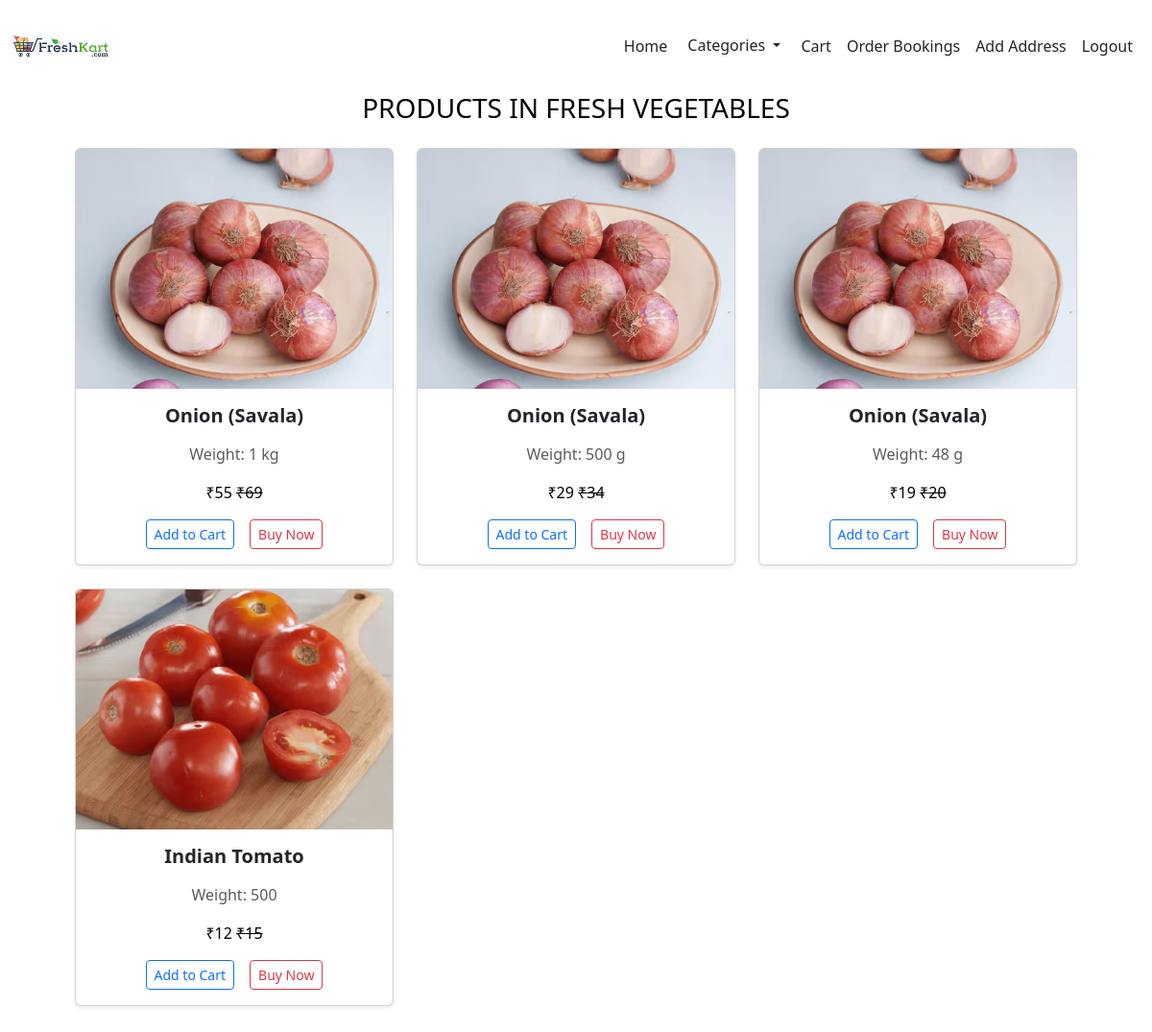
Before: /view_cat/3 with the older database file.
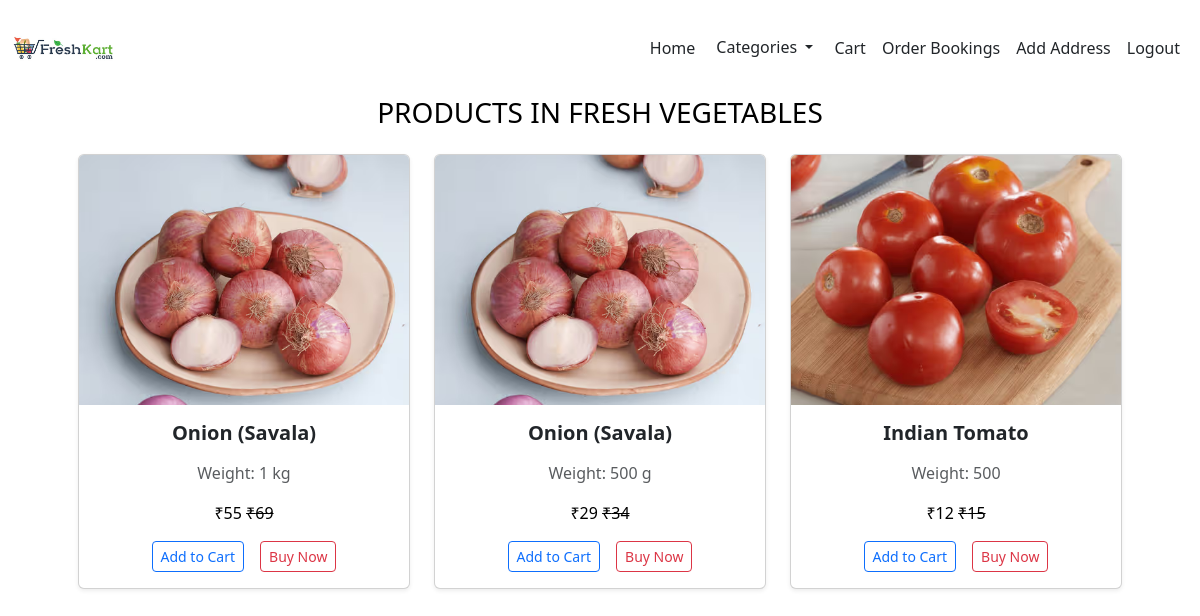
After: the same page with the newer database file.
### store/models.py (models this page shows, shortened)
class Details(models.Model):
    product=models.ForeignKey(Product,on_delete=models.CASCADE)
    weight=models.TextField()
    price=models.IntegerField()
    off_price=models.IntegerField()
    stock=models.IntegerField()
    discount = models.DecimalField(max_digits=5, decimal_places=2, default=0.00)

class Product(models.Model):
    pid=models.TextField()
    name=models.TextField()
    des=models.TextField()
    category=models.ForeignKey(Category,on_delete=models.CASCADE)
    img=models.FileField()

### store/views.py (the view)
# urls.py: path('view_cat/<id>',views.view_category),
def view_category(req,id):
    category = Category.objects.get(pk=id)
    details = Details.objects.filter(product__category=category)
    data1=Category.objects.all()
    return render(req, 'user/view_cat.html', {'category': category,'details': details,'data1':data1})

### template/user/view_cat.html (shortened to what this page needs)
<!DOCTYPE html>
<html lang="en">
<head>
    {% load static %}
    <link rel="stylesheet" href="{% static 'css/user.css' %}">
    <link href="https://cdn.jsdelivr.net/npm/bootstrap@5.3.3/dist/css/bootstrap.min.css" rel="stylesheet">
    <link rel="stylesheet" href="https://cdnjs.cloudflare.com/ajax/libs/font-awesome/6.7.2/css/all.min.css" />
</head>
<body>
  <nav class="navbar navbar-expand-sm bg-white navbar-white fixed-top">
    <div class="container-fluid">
      <a href="shop_home"><img src="{% static 'images/logo.jpg' %}" alt="Logo" class="img-fluid" style="height: 80px; width: auto;"></a><br>
      <div class="collapse navbar-collapse justify-content-end " id="collapsibleNavbar">
        <ul class="navbar-nav">
          <li class="nav-item">
            <a class="nav-link  active text-dark" href="../">Home</a>
          </li>
          <li>
            <div class="dropdown">
                <button type="button" class="btn btn-white text-dark btt-1 dropdown-toggle" data-bs-toggle="dropdown">
                    Categories
                </button>
            </div>
        </li>
          <li class="nav-item ">
            <a class="nav-link text-dark " href="cart">Cart</a>
          </li>
          <li class="nav-item  ">
            <a class="nav-link text-dark" href="user_book">Order Bookings</a>
          </li>
          <li class="nav-item  ">
            <a class="nav-link text-dark" href="Address">Add Address</a>
          </li>
          <li class="nav-item  ">
            <a class="nav-link text-dark" href="logout">Logout</a>
          </li>
        </ul>
      </div>
    </div>
  </nav>
  <div class="container mt-5 p-5">
    <h3 class="text-center text-uppercase mb-4" style="color: #000000;">Products in {{ category.category }}</h3>
    <div class="row g-4">
      {% for i in details %}
      <div class="col-md-4 col-sm-6 col-12">
        <div class="card shadow-sm h-100" style="width:100%; margin:auto;">
          <img class="card-img-top" src="{{ i.product.img.url }}" alt="{{ i.product.name }}" style="width:100%; height:250px; object-fit: cover;">
          <div class="card-body text-center">
            <h5 class="card-title fw-bold">{{ i.product.name }}</h5>
            <p class="card-text text-muted">Weight: {{ i.weight }}</p>
            <p class="card-text" style="color: black;">
              ₹{{ i.off_price }}
              <span style="text-decoration: line-through;">₹{{ i.price }}</span>
            </p>
            <div class="d-flex justify-content-center gap-3">
              <a href="../add_to_cart/{{i.pk}}" class="btn btn-outline-primary btn-sm">Add to Cart</a>
              <a href="../buynow/{{i.pk}}" class="btn btn-outline-danger btn-sm">Buy Now</a>
            </div>
          </div>
        </div>
      </div>
      {% empty %}
      <p class="text-center w-100">No products available in this category.</p>
      {% endfor %}
    </div>
  </div>
</body>
</html>

Changed rows visible on the page:
removed Details: product.img (picture), product.name "Onion (Savala)", weight "48 g", off_price "19", price "20"
